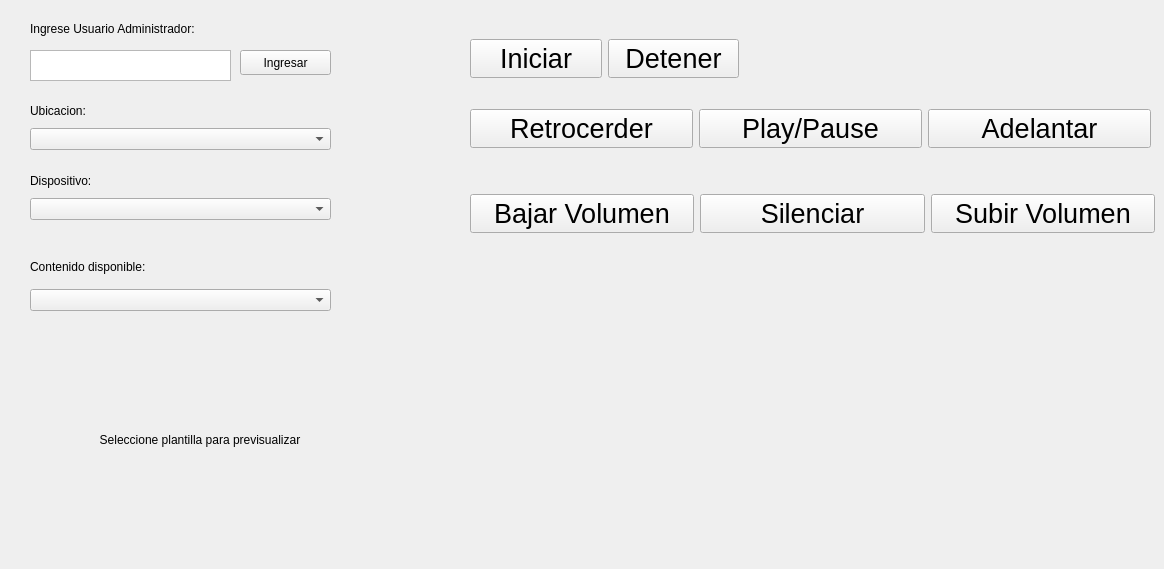
    <widget class="QWidget" name="Inicio">
     <attribute name="title">
      <string>Inicio</string>
     </attribute>
     <widget class="QWidget" name="layoutWidget">
      <property name="geometry">
       <rect>
        <x>30</x>
        <y>170</y>
        <width>301</width>
        <height>50</height>
       </rect>
      </property>
      <layout class="QVBoxLayout" name="verticalLayout">
       <item>
        <widget class="QLabel" name="home_dispositivo_label">
         <property name="text">
          <string>Dispositivo:</string>
         </property>
        </widget>
       </item>
       <item>
        <widget class="QComboBox" name="home_dispositivo"/>
       </item>
      </layout>
     </widget>
     <widget class="QWidget" name="layoutWidget">
      <property name="geometry">
       <rect>
        <x>30</x>
        <y>250</y>
        <width>301</width>
        <height>61</height>
       </rect>
      </property>
      <layout class="QVBoxLayout" name="verticalLayout_19">
       <item>
        <widget class="QLabel" name="label_2">
         <property name="text">
          <string>Contenido disponible:</string>
         </property>
        </widget>
       </item>
       <item>
        <widget class="QComboBox" name="Lista_plantillas"/>
       </item>
      </layout>
     </widget>
     <widget class="QWidget" name="layoutWidget_7">
      <property name="geometry">
       <rect>
        <x>30</x>
        <y>100</y>
        <width>301</width>
        <height>50</height>
       </rect>
      </property>
      <layout class="QVBoxLayout" name="verticalLayout_21">
       <item>
        <widget class="QLabel" name="home_ubicacion_label">
         <property name="text">
          <string>Ubicacion:</string>
         </property>
        </widget>
       </item>
       <item>
        <widget class="QComboBox" name="home_ubicacion"/>
       </item>
      </layout>
     </widget>
     <widget class="QWidget" name="layoutWidget">
      <property name="geometry">
       <rect>
        <x>470</x>
        <y>100</y>
        <width>681</width>
        <height>58</height>
       </rect>
      </property>
      <layout class="QHBoxLayout" name="horizontalLayout_6">
       <item>
        <widget class="QPushButton" name="Retroceder">
         <property name="font">
          <font>
           <pointsize>20</pointsize>
          </font>
         </property>
         <property name="text">
          <string>Retrocerder</string>
         </property>
         <property name="icon">
          <iconset theme="media-seek-backward"/>
         </property>
         <property name="iconSize">
          <size>
           <width>50</width>
           <height>50</height>
          </size>
         </property>
        </widget>
       </item>
       <item>
        <widget class="QPushButton" name="Pause">
         <property name="font">
          <font>
           <pointsize>20</pointsize>
          </font>
         </property>
         <property name="text">
          <string>Play/Pause</string>
         </property>
         <property name="icon">
          <iconset theme="media-playback-pause"/>
         </property>
         <property name="iconSize">
          <size>
           <width>30</width>
           <height>50</height>
          </size>
         </property>
        </widget>
       </item>
       <item>
        <widget class="QPushButton" name="Adelantar">
         <property name="font">
          <font>
           <pointsize>20</pointsize>
          </font>
         </property>
         <property name="text">
          <string>Adelantar</string>
         </property>
         <property name="icon">
          <iconset theme="media-seek-forward"/>
         </property>
         <property name="iconSize">
          <size>
           <width>50</width>
           <height>50</height>
          </size>
         </property>
        </widget>
       </item>
      </layout>
     </widget>
     <widget class="QWidget" name="layoutWidget">
      <property name="geometry">
       <rect>
        <x>470</x>
        <y>180</y>
        <width>685</width>
        <height>68</height>
       </rect>
      </property>
      <layout class="QHBoxLayout" name="horizontalLayout_7">
       <item>
        <widget class="QPushButton" name="Bajar_Volumen">
         <property name="font">
          <font>
           <pointsize>20</pointsize>
          </font>
         </property>
         <property name="text">
          <string>Bajar Volumen</string>
         </property>
         <property name="icon">
          <iconset theme="audio-volume-low"/>
         </property>
         <property name="iconSize">
          <size>
           <width>60</width>
           <height>60</height>
          </size>
         </property>
        </widget>
       </item>
       <item>
        <widget class="QPushButton" name="Mute_video">
         <property name="font">
          <font>
           <pointsize>20</pointsize>
          </font>
         </property>
         <property name="text">
          <string>Silenciar</string>
         </property>
         <property name="icon">
          <iconset theme="audio-volume-muted"/>
         </property>
         <property name="iconSize">
          <size>
           <width>60</width>
           <height>60</height>
          </size>
         </property>
        </widget>
       </item>
       <item>
        <widget class="QPushButton" name="Subir_Volumen">
         <property name="font">
          <font>
           <pointsize>20</pointsize>
          </font>
         </property>
         <property name="text">
          <string>Subir Volumen</string>
         </property>
         <property name="icon">
          <iconset theme="audio-volume-high"/>
         </property>
         <property name="iconSize">
          <size>
           <width>50</width>
           <height>50</height>
          </size>
         </property>
        </widget>
       </item>
      </layout>
     </widget>
     <widget class="QWidget" name="layoutWidget">
      <property name="geometry">
       <rect>
        <x>470</x>
        <y>30</y>
        <width>269</width>
        <height>58</height>
       </rect>
      </property>
      <layout class="QHBoxLayout" name="horizontalLayout_9">
       <item>
        <widget class="QPushButton" name="Start">
         <property name="font">
          <font>
           <pointsize>20</pointsize>
          </font>
         </property>
         <property name="text">
          <string>Iniciar</string>
         </property>
         <property name="icon">
          <iconset theme="media-playback-start"/>
         </property>
         <property name="iconSize">
          <size>
           <width>30</width>
           <height>50</height>
          </size>
         </property>
        </widget>
       </item>
       <item>
        <widget class="QPushButton" name="Detener">
         <property name="font">
          <font>
           <pointsize>20</pointsize>
          </font>
         </property>
         <property name="text">
          <string>Detener</string>
         </property>
         <property name="icon">
          <iconset theme="media-playback-stop"/>
         </property>
         <property name="iconSize">
          <size>
           <width>30</width>
           <height>50</height>
          </size>
         </property>
        </widget>
       </item>
      </layout>
     </widget>
     <widget class="QLabel" name="preview_plantilla">
      <property name="geometry">
       <rect>
        <x>20</x>
        <y>320</y>
        <width>360</width>
        <height>240</height>
       </rect>
      </property>
      <property name="maximumSize">
       <size>
        <width>720</width>
        <height>480</height>
       </size>
      </property>
      <property name="sizeIncrement">
       <size>
        <width>0</width>
        <height>0</height>
       </size>
      </property>
      <property name="text">
       <string>Seleccione plantilla para previsualizar</string>
      </property>
      <property name="textFormat">
       <enum>Qt::PlainText</enum>
      </property>
      <property name="scaledContents">
       <bool>true</bool>
      </property>
      <property name="alignment">
       <set>Qt::AlignCenter</set>
      </property>
     </widget>
     <widget class="QPushButton" name="boton_admin">
      <property name="geometry">
       <rect>
        <x>240</x>
        <y>50</y>
        <width>91</width>
        <height>25</height>
       </rect>
      </property>
      <property name="text">
       <string>Ingresar</string>
      </property>
     </widget>
     <widget class="QPlainTextEdit" name="texto_admin">
      <property name="geometry">
       <rect>
        <x>30</x>
        <y>50</y>
        <width>201</width>
        <height>31</height>
       </rect>
      </property>
     </widget>
     <widget class="QLabel" name="label_admin">
      <property name="geometry">
       <rect>
        <x>30</x>
        <y>20</y>
        <width>221</width>
        <height>17</height>
       </rect>
      </property>
      <property name="text">
       <string>Ingrese Usuario Administrador:</string>
      </property>
     </widget>
    </widget>
